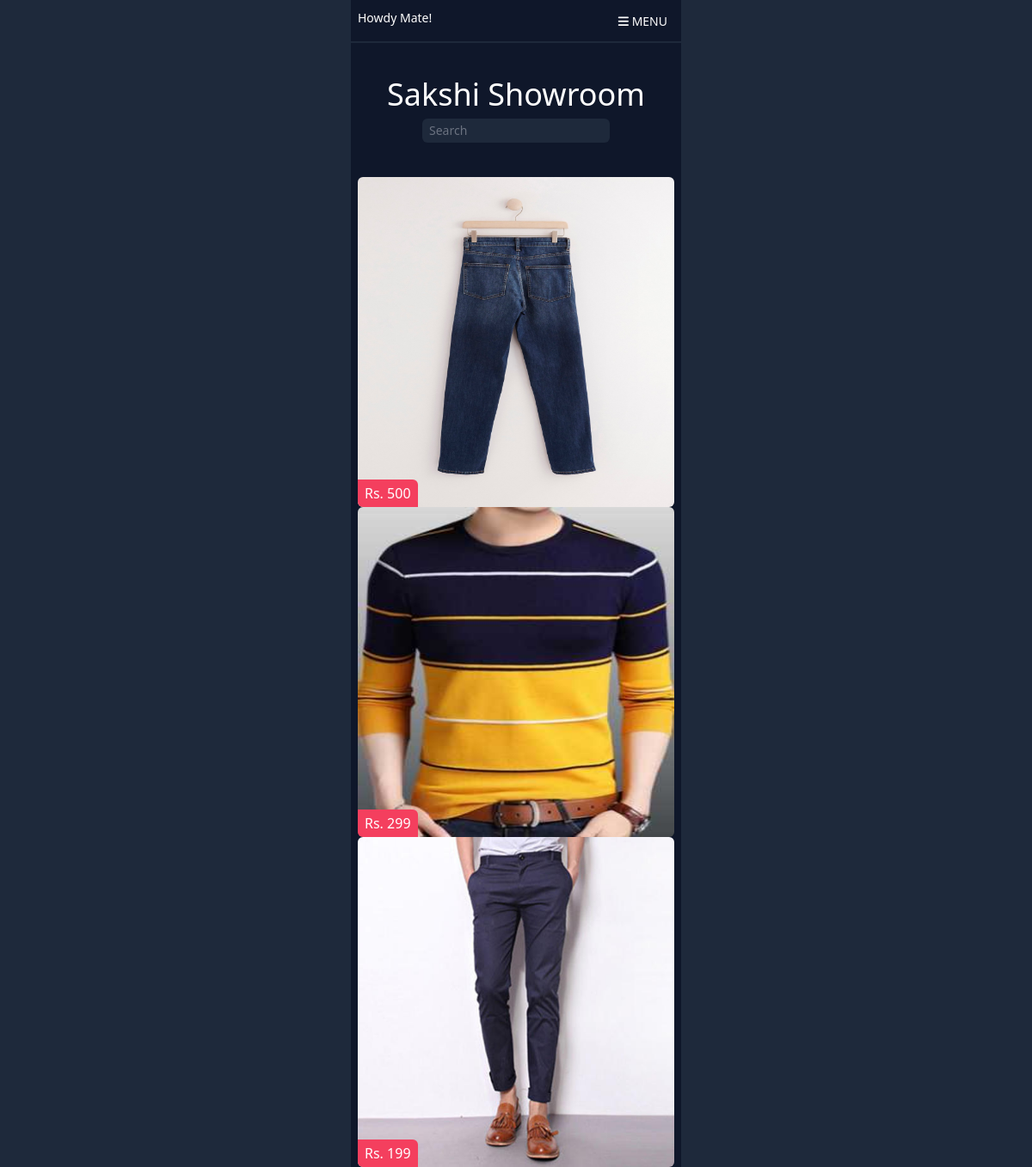
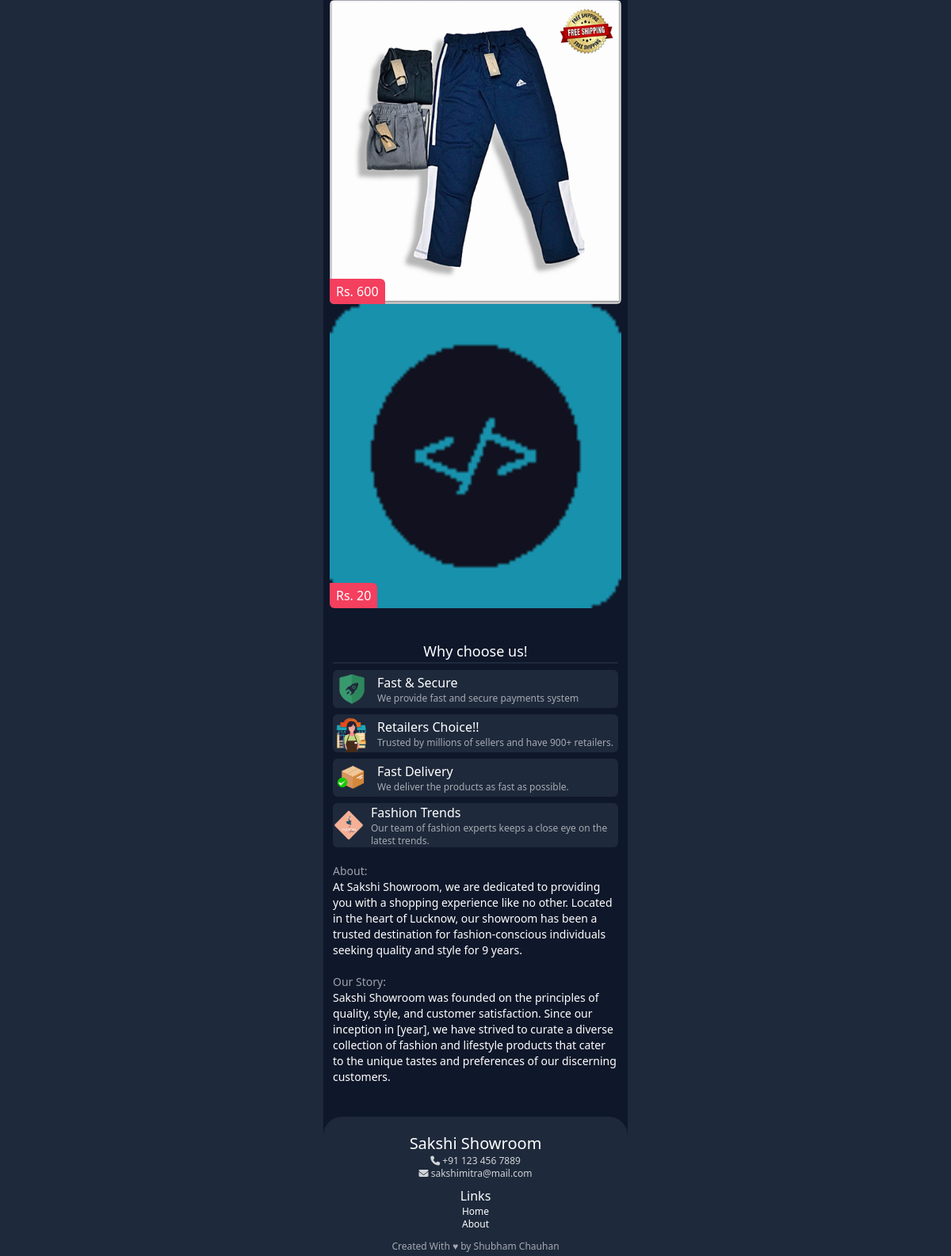
The page /showroom/about on the database its author committed (2 pictures, top to bottom).
### showroom/models.py (models this page shows, shortened)
class Product(models.Model):
    name = models.CharField(max_length= 100)
    price = models.IntegerField()
    descprice = models.CharField(max_length=255, blank=True, null=True)
    image = models.ImageField(upload_to = "uploads/showroom", blank=True, null=True)
    @staticmethod
    def get_all():
        return Product.objects.all()

### showroom/views.py (the view)
# urls.py: re_path('about', views.about),
def about(request):
    products = models.Product.get_all()
    slider = random.sample(list(products), 5)
    return render(request, 'showroom/about.html', {"slider":slider},)

### templates/showroom/about.html
{% extends 'base.html' %}
{% load static %}
{% block content %}
    <div class="main relative bg-slate-900 sm:w-96 mx-auto">
        {% include 'showroom/header.html' %}
        <div class="section">
            {% include 'showroom/swiper.html' %}
            <div class="products my-10 px-3">
                <div class="flex items-center justify-center text-lg  border-b-2 border-slate-800 mb-2">
                    <p>Why choose us!</p>
                </div>
                <div class="flex flex-col gap-2">
                    <div class="flex bg-slate-800 rounded-md gap-2 items-center">
                        <div class="h-12 w-12">
                            <img src="{% static 'showroom/products/fast.png' %}" class="h-full w-full object-cover">
                        </div>
                        <div>
                            <p class="text-md">Fast & Secure</p>
                            <p class="opacity-60 text-xs">We provide fast and secure payments system</p>
                        </div>
                    </div>
                    <div class="flex bg-slate-800 rounded-md gap-2 items-center">
                        <div class="h-12 w-12">
                            <img src="{% static 'showroom/products/retail.png' %}" class="h-full w-full object-cover">
                        </div>
                        <div>
                            <p class="text-md">Retailers Choice!!</p>
                            <p class="opacity-60 text-xs">Trusted by millions of sellers and have 900+ retailers.</p>
                        </div>
                    </div>
                    <div class="flex bg-slate-800 rounded-md gap-2 items-center">
                        <div class="h-12 w-12">
                            <img src="{% static 'showroom/products/order-conf.png' %}" class="h-full w-full object-cover">
                        </div>
                        <div>
                            <p class="text-md">Fast Delivery</p>
                            <p class="opacity-60 text-xs">We deliver the products as fast as possible.</p>
                        </div>
                    </div>
                    <div class="flex bg-slate-800 rounded-md gap-2 items-center">
                        <div class="h-12 w-12">
                            <img src="{% static 'showroom/products/fashion.png' %}" class="h-full w-full object-cover">
                        </div>
                        <div>
                            <p class="text-md">Fashion Trends</p>
                            <p class="opacity-60 text-xs ">Our team of fashion experts keeps a close eye on the latest trends.</p>
                        </div>
                    </div>
                </div>
                <p class="text-sm opacity-60 mt-5">About:</p>
                <p class="text-sm">At Sakshi Showroom, we are dedicated to providing you with a shopping experience like no other. Located in the heart of Lucknow, our showroom has been a trusted destination for fashion-conscious individuals seeking quality and style for 9 years.</p>
                <p class="text-sm opacity-60 mt-5">Our Story:</p>
                <p class="text-sm">
                    Sakshi Showroom was founded on the principles of quality, style, and customer satisfaction. Since our inception in [year], we have strived to curate a diverse collection of fashion and lifestyle products that cater to the unique tastes and preferences of our discerning customers.
                </p>
            </div>
        </div>
        {% include 'showroom/footer.html' %}
    </div>
{% endblock %}

### templates/showroom/swiper.html
<div class="px-2">
    <swiper-container class="mySwiper" pagination="true" pagination-clickable="true" navigation="True" space-between="30"
    centered-slides="true" autoplay-delay="2500" autoplay-disable-on-interaction="true">
        {% for p in slider %}
        <swiper-slide>
            <div class="h-96 w-full rounded-md overflow-hidden relative">
                <img src="{{ p.image.url }}" alt="" class="h-full w-full object-fit">
                <span class="text-black absolute bottom-0 left-0 py-1 px-2 rounded-tr-md bg-rose-500 text-white">Rs. {{ p.price }}</span>
            </div>
        </swiper-slide>
        {% endfor %}
    </swiper-container>
</div>

### rows shown on the page
Product: image (picture), price "500"
Product: image (picture), price "299"
Product: image (picture), price "199"
Product: image (picture), price "600"
Product: image (picture), price "20"
